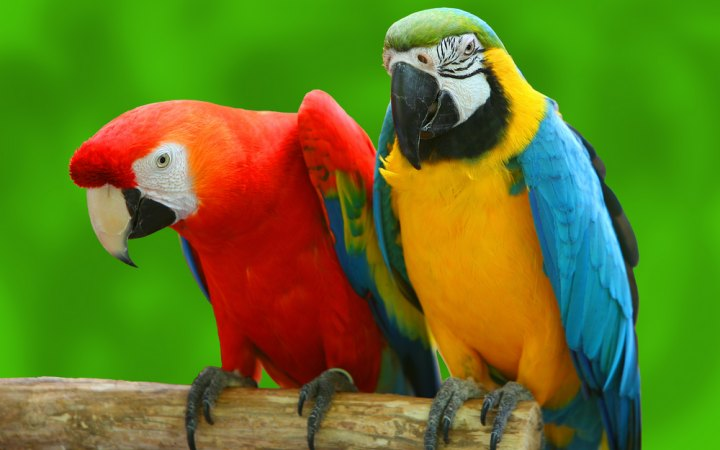
#> input picture CV_parinya/parrot.jpg, 720 x 450 px, found by its file name
$ python 02_resolution.py
#> lines starting #> are read from the running program, lines starting #| are printed output that depends on the picture
### CV_parinya/bitplane.py
import numpy as np


def image2bitplane(img):
    bp = []
    for c in range(img.shape[2]):
        for i in range(8):
            bp.append(img[:, :, c] // 2 ** i % 2)
    return np.array(bp)


def bitplane2image(bp):
    img = np.zeros((bp[0].shape[0], bp[0].shape[1], 3))
    for b in range(len(bp)):
        img[:, :, b//8] = img[:, :, b//8] + (bp[b] * 2**(b % 8))
    return np.uint8(img)


# [17 lines that do not run on import are left out]

### CV_parinya/02_resolution.py
#%%
import numpy as np
import matplotlib.pyplot as plt
import cv2

im = plt.imread('D:\OneDrive - IRPC\DS\Super AI Engineer\SuperAI\Level2\week4\CV_parinya\parrot.jpg')
#> im is the input picture: shape (450, 720, 3); mean R, G, B 100, 119.5, 32.5

# Spatial resolution
n = 3
for i in range(1, n+1):
    plt.subplot(1, n, i)
    s = 1/2**(i+1)
    plt.imshow(cv2.resize(im, None, fx=s, fy=s))
    plt.axis('off')
    plt.title(str(s))
plt.show()
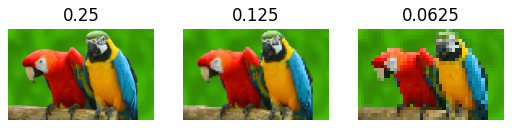
#> figure drawn by matplotlib, 3 panels

# Intensity level resolution
from bitplane import bitplane2image, image2bitplane

for bpc in range(1, 9):
    bp = image2bitplane(im)
    bp[0:8-bpc, :, :] = 0  # R

#%%


    bp[8:8+8-bpc, :, :] = 0  # G
    bp[16:16+8-bpc, :, :] = 0  # B
    im_ = bitplane2image(bp)
    max_vl = sum([2**i for i in range(8-bpc, 8)])
    im_ = np.uint8(im_ / max_vl * 255)  # Fixed scale
    plt.subplot(2, 4, bpc)
    plt.imshow(im_)
    plt.axis('off')
    plt.title(str(bpc))
#> this loop made 8 passes
#> pass 1, `im_ = bitplane2image(bp)`:
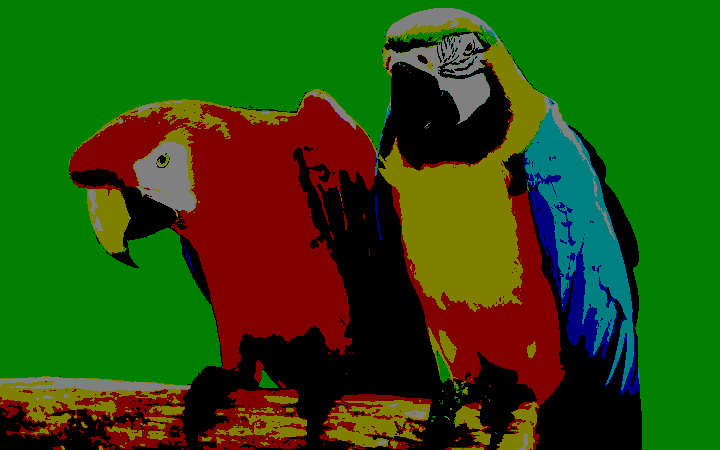
#> im_: shape (450, 720, 3); mean of channels 0, 1, 2 41.2, 77.2, 10.3; drawn as R, G, B
#> pass 1, `im_ = np.uint8(im_ / max_vl * 255)`:
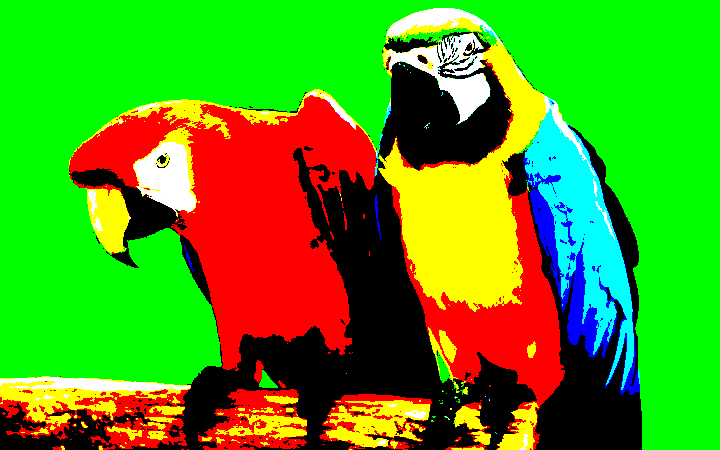
#> im_: shape (450, 720, 3); mean of channels 0, 1, 2 82, 153.7, 20.6; drawn as R, G, B
#> pass 2, `im_ = bitplane2image(bp)`:
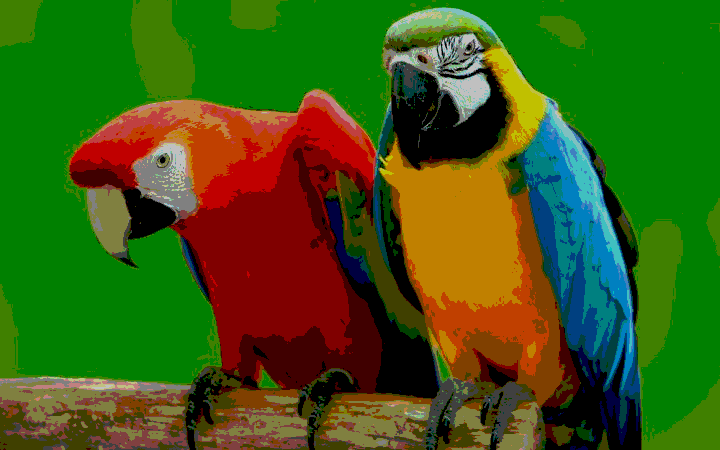
#> im_: shape (450, 720, 3); mean of channels 0, 1, 2 61.3, 91.3, 19.4; drawn as R, G, B
#> pass 2, `im_ = np.uint8(im_ / max_vl * 255)`:
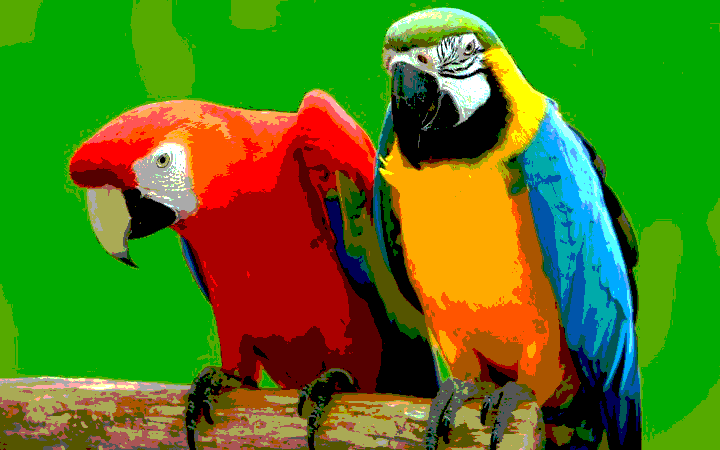
#> im_: shape (450, 720, 3); mean of channels 0, 1, 2 81.4, 121.3, 25.7; drawn as R, G, B
plt.show()
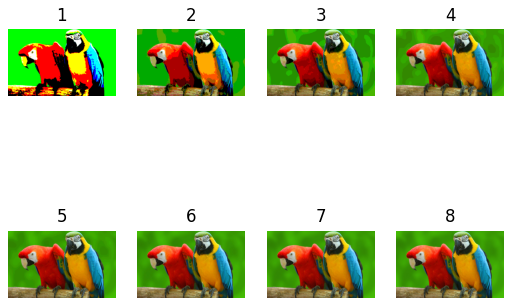
#> figure drawn by matplotlib, 8 panels
